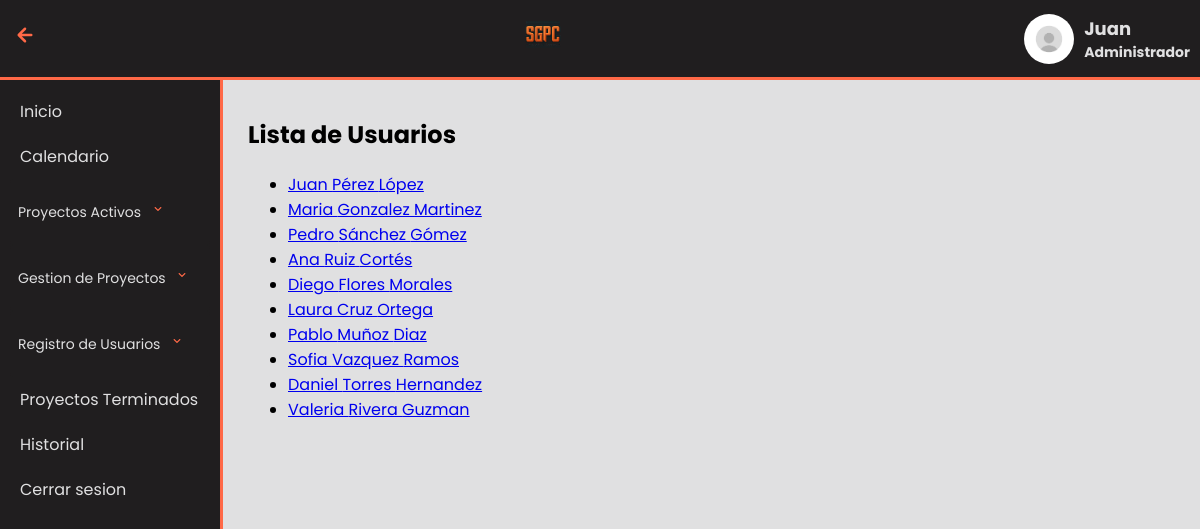
The app's page /MenuAdmin/RegistroUsuarios/mostrarUsuario.php (signed in) with its own data.
### tables this page shows
CREATE TABLE Usuario (
    idUsuario INT AUTO_INCREMENT PRIMARY KEY,
    nombre VARCHAR(30) NOT NULL,
    apellidoPat VARCHAR(50) NOT NULL,
    apellidoMat VARCHAR(50) NOT NULL,
    numTel CHAR(15) NOT NULL,
    email VARCHAR(256) NOT NULL,
    contrasena VARCHAR(30) NOT NULL,
    idTipoUsuario INT NOT NULL,
    FOREIGN KEY (idTipoUsuario) REFERENCES TipoUsuario(idTu)
);

### conexion.php (called while the page is built, shortened)
<?php
class conexion
{
    private $HOST = "localhost";
    private $USER = "root";
    private $PASS = "";
    private $DB = "sgpc";
    private $CON;
    public function connect()
    {
        $this->CON = mysqli_connect($this->HOST, $this->USER, $this->PASS, $this->DB);
        if (mysqli_connect_errno()) {
            echo "Error de conexión: " . mysqli_connect_error();
            return false;
        } else {
            return true;
        }
    }
    public function exeqSelect($query)
    {
        try {
            $this->DATASET = mysqli_query($this->CON, $query);
            if ($this->DATASET) {
                return $this->DATASET;
            } else {
                throw new Exception("Error en la consulta: " . mysqli_error($this->CON));
            }
        } catch (Exception $e) {
            echo "Excepción: " . $e->getMessage();
            return 0;
        }
    }
}

### MenuAdmin/RegistroUsuarios/mostrarUsuario.php (the view, shortened to what this page needs)
<?php
$current_page = basename($_SERVER['PHP_SELF']);
?>
<!DOCTYPE html>
<html lang="en">
<head>
    <link rel="stylesheet" href="../../css/proyectos.css" />
</head>
<body>
    <header class="header">
        <?php if (isset($_SESSION['admin_name']) && $current_page !== 'index.php') : ?>
            <div class="back-link">
                <a href="javascript:history.go(-1);">
                    <img src="../plantillas/left-arrow.svg" alt="Flecha de regreso">
                </a>
            </div>
        <?php endif; ?>
        <div class="logo">
            <img src="../../img/Logo1.png" alt="Logo de la empresa">
        </div>
        <div class="user-info">
            <img src="../../img/account-icon-user-icon-vector-graphics_292645-552.avif" alt="Nombre del usuario">
            <h3><?php echo $_SESSION['admin_name']; ?>
                <p>Administrador</p>
            </h3>
        </div>
    </header>
    <aside class="menu">
        <ul>
            <li <?php if ($current_page == 'index.php') echo 'class="current-page"'; ?>><a href="../index.php">Inicio</a>
            </li>
            <li><a href="Calendario/Calendario.php">Calendario</a></li>
            <li class="active-tasks">
                <span class="menu-item">
                    Proyectos Activos
                    <img src="../plantillas/down-arrow.svg" alt="Flecha hacia abajo" alt="Flecha hacia abajo">
                </span>
            </li>
            <li class="active-tasks">
                <span class="menu-item">
                    Gestion de Proyectos
                    <img src="../plantillas/down-arrow.svg" alt="Flecha hacia abajo">
                </span>
            </li>
            <li class="active-tasks">
                <span class="menu-item">
                    Registro de Usuarios
                    <img src="../plantillas/down-arrow.svg" alt="Flecha hacia abajo">
                </span>
            </li>
            <li><a href="../proyectosTerminados.php">Proyectos Terminados</a></li>
            <li><a href="Historial/index.html">Historial</a></li>
            <li><a href="../../InicioSesion/logout.php">Cerrar sesion</a></li>
        </ul>
    </aside>
    <main>
        <?php
        include '../../conexion.php';
        $conexion = new conexion();
        if ($conexion->connect()) {
            $queryUsuarios = "SELECT * FROM Usuario";
            $resultUsuarios = $conexion->exeqSelect($queryUsuarios);
            if ($resultUsuarios) {
                echo "<h2>Lista de Usuarios</h2>";
                echo "<ul>";
                while ($rowUsuario = mysqli_fetch_array($resultUsuarios)) {
                    $idUsuario = $rowUsuario['idUsuario'];
                    $nombreUsuario = $rowUsuario['nombre'];
                    $apellidoPaterno = $rowUsuario['apellidoPat'];
                    $apellidoMaterno = $rowUsuario['apellidoMat'];
                    echo "<li><a href='editarUsuario.php?idUsuario=$idUsuario'>$nombreUsuario $apellidoPaterno
                    $apellidoMaterno</a></li>";
                }
                echo "</ul>";
            } else {
                echo "Error en la consulta: " . mysqli_error($conexion->getConexion());
            }
        } else {
            echo "Error en la conexión a la base de datos.";
        }
        ?>
    </main>
</body>
</html>

### css/proyectos.css (style rules this page uses)
* { font-family: "Poppins"; }
body { background-color: #e0e0e1; margin-top: 77px; }
.header { display: flex; justify-content: space-between; align-items: center; background: rgb(32, 30, 31); padding: 10px; position: fixed; top: 0; left: 0; right: 0; z-index: 1000; border-bottom: 3px solid #ff6947; }
.header .user-info { display: flex; align-items: center; color: #e0e0e1; }
.user-info img { width: 50px; height: 50px; border-radius: 50%; margin-right: 10px; }
.user-info h3 { font-size: 18px; margin: 0; }
.user-info p { font-size: 14px; margin: 0; }
.logo img { width: 50px; height: 50px; }
.menu { margin-top: 73.1px; background: rgb(32, 30, 31); color: #e0e0e1; width: 200px; padding: 0 10px; position: fixed; top: 0; left: 0px; height: 100%; overflow-y: auto; transition: left 0.3s; z-index: 900; display: flex; flex-direction: column; border-right: 3px solid #ff6947; }
.menu-item { line-height: 50px; padding-left: 10px; }
.menu ul { list-style: none; padding: 0; width: 100%; }
.menu ul li { margin-bottom: 0px; }
.menu ul li a { color: #e0e0e1; text-decoration: none; font-size: 16px; display: block; padding: 10px; margin: 0px; position: relative; }
main { margin-left: 220px; padding: 20px; }
.active-tasks { display: flex; flex-direction: column; position: relative; }
.active-tasks .menu-item { cursor: pointer; padding: 8px; border-radius: 4px; background-color: rgb(32, 30, 31); color: #e0e0e1; font-size: 14px; }
.menu-item img { width: 16px; height: 16px; margin-left: 5px; }
.back-link { margin-right: 20px; cursor: pointer; }
.back-link img { width: 30px; height: 30px; }

### records on screen
usuario: nombre "Juan", apellidoPat "Pérez", apellidoMat "López"
usuario: nombre "Maria", apellidoPat "Gonzalez", apellidoMat "Martinez"
usuario: nombre "Pedro", apellidoPat "Sánchez", apellidoMat "Gómez"
usuario: nombre "Ana", apellidoPat "Ruiz", apellidoMat "Cortés"
usuario: nombre "Diego", apellidoPat "Flores", apellidoMat "Morales"
usuario: nombre "Laura", apellidoPat "Cruz", apellidoMat "Ortega"
usuario: nombre "Pablo", apellidoPat "Muñoz", apellidoMat "Diaz"
usuario: nombre "Sofia", apellidoPat "Vazquez", apellidoMat "Ramos"
usuario: nombre "Daniel", apellidoPat "Torres", apellidoMat "Hernandez"
usuario: nombre "Valeria", apellidoPat "Rivera", apellidoMat "Guzman"

### other values on screen
$_SESSION['admin_name'] "Juan"
